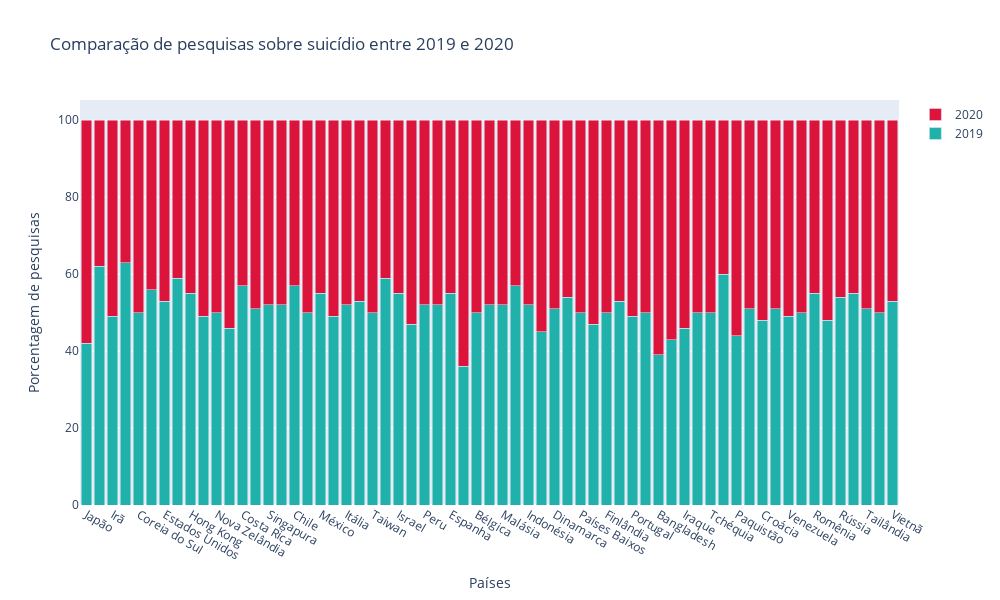

Notebook code cell kept with this figure:
### Code cell
# Gráfico 3

graf1 = go.Bar(x=geo["pais"], y=geo["2019"], name = '2019', marker = {'color': 'lightseagreen'})
graf2 = go.Bar(x=geo["pais"], y=geo["2020"], name = '2020', marker = {'color': 'crimson'})
data = [graf1, graf2]
layout = go.Layout(title='Comparação de pesquisas sobre suicídio entre 2019 e 2020',
                   yaxis={'title':'Porcentagem de pesquisas'},
                   xaxis={'title': 'Países'},
                   barmode="stack",
                   height=600, width=1000)
fig = go.Figure(data=data, layout=layout)                
py.iplot(fig)

### Figure 1 — Plotly figure (JSON) as saved in the notebook; plotly's stock layout.template omitted (floating-point values rounded to 4 significant figures)
{"data": [{"marker": {"color": "lightseagreen"}, "name": "2019", "type": "bar", "x": ["Japão", "Paraguai", "Irã", "Colômbia", "Coreia do Sul", "Turquia", "Estados Unidos", "Brasil", "Hong Kong", "Austrália", "Nova Zelândia", "Irlanda", "Costa Rica", "Canadá", "Singapura", "Filipinas", "Chile", "Noruega", "México", "Reino Unido", "Itália", "Argentina", "Taiwan", "Egito", "Israel", "Suécia", "Peru", "África do Sul", "Espanha", "Índia", "Bélgica", "França", "Malásia", "Equador", "Indonésia", "Emirados Árabes Unidos", "Dinamarca", "Grécia", "Países Baixos", "Marrocos", "Finlândia", "Suíça", "Portugal", "Sérvia", "Bangladesh", "Argélia", "Iraque", "Polônia", "Tchéquia", "Nigéria", "Paquistão", "Alemanha", "Croácia", "Hungria", "Venezuela", "Áustria", "Romênia", "Arábia Saudita", "Rússia", "Cazaquistão", "Tailândia", "Ucrânia", "Vietnã"], "y": [42, 62, 49, 63, 50, 56, 53, 59, 55, 49, 50, 46, 57, 51, 52, 52, 57, 50, 55, 49, 52, 53, 50, 59, 55, 47, 52, 52, 55, 36, 50, 52, 52, 57, 52, 45, 51, 54, 50, 47, 50, 53, 49, 50, 39, 43, 46, 50, 50, 60, 44, 51, 48, 51, 49, 50, 55, 48, 54, 55, 51, 50, 53]}, {"marker": {"color": "crimson"}, "name": "2020", "type": "bar", "x": ["Japão", "Paraguai", "Irã", "Colômbia", "Coreia do Sul", "Turquia", "Estados Unidos", "Brasil", "Hong Kong", "Austrália", "Nova Zelândia", "Irlanda", "Costa Rica", "Canadá", "Singapura", "Filipinas", "Chile", "Noruega", "México", "Reino Unido", "Itália", "Argentina", "Taiwan", "Egito", "Israel", "Suécia", "Peru", "África do Sul", "Espanha", "Índia", "Bélgica", "França", "Malásia", "Equador", "Indonésia", "Emirados Árabes Unidos", "Dinamarca", "Grécia", "Países Baixos", "Marrocos", "Finlândia", "Suíça", "Portugal", "Sérvia", "Bangladesh", "Argélia", "Iraque", "Polônia", "Tchéquia", "Nigéria", "Paquistão", "Alemanha", "Croácia", "Hungria", "Venezuela", "Áustria", "Romênia", "Arábia Saudita", "Rússia", "Cazaquistão", "Tailândia", "Ucrânia", "Vietnã"], "y": [58, 38, 51, 37, 50, 44, 47, 41, 45, 51, 50, 54, 43, 49, 48, 48, 43, 50, 45, 51, 48, 47, 50, 41, 45, 53, 48, 48, 45, 64, 50, 48, 48, 43, 48, 55, 49, 46, 50, 53, 50, 47, 51, 50, 61, 57, 54, 50, 50, 40, 56, 49, 52, 49, 51, 50, 45, 52, 46, 45, 49, 50, 47]}], "layout": {"barmode": "stack", "height": 600, "title": {"text": "Comparação de pesquisas sobre suicídio entre 2019 e 2020"}, "width": 1000, "xaxis": {"title": {"text": "Países"}}, "yaxis": {"title": {"text": "Porcentagem de pesquisas"}}}}
